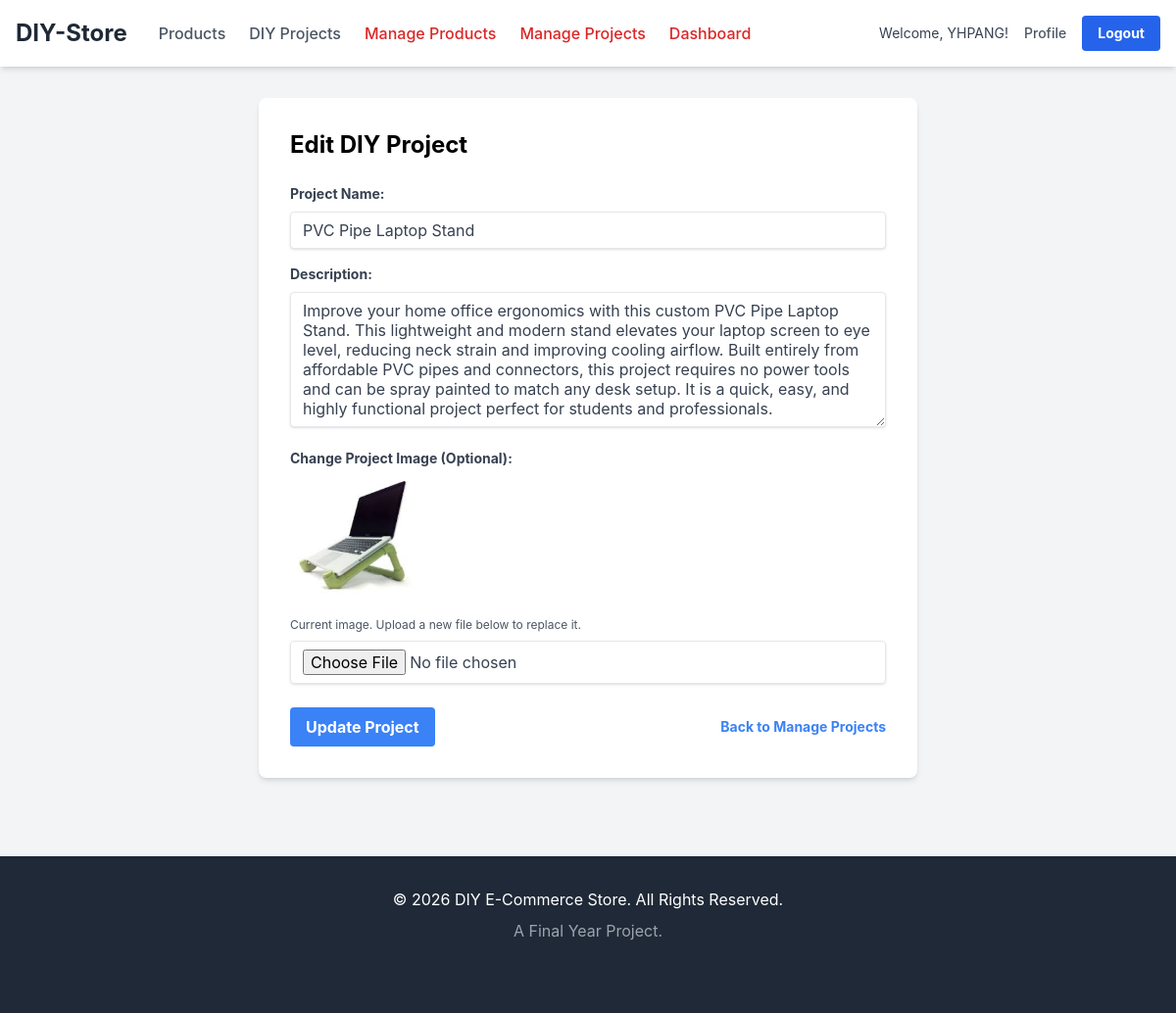
/admin/edit_project.php?id=4 (signed in), run on the app's committed database.
### tables this page shows
CREATE TABLE `project` (
  `project_id` int(11) NOT NULL,
  `project_name` varchar(150) NOT NULL,
  `project_image` varchar(255) DEFAULT NULL,
  `description` text DEFAULT NULL
);

### _base.php (called while the page is built, shortened)
<?php
function is_post() {
    return $_SERVER['REQUEST_METHOD'] == 'POST';
}
function get($key, $default = null) {
    return $_GET[$key] ?? $default;
}
function e($value) {
    return htmlspecialchars($value ?? '', ENT_QUOTES, 'UTF-8');
}
?>

### admin/edit_project.php (the view, shortened to what this page needs)
<?php
require_once '../_base.php';
global $_err;
$project = null;
$project_id = get('id');
$conn = db_connect();
if (is_post()) {
    $project_name = post('project_name');
    $description = post('description');
    $image = get_file('project_image');
    if (!$project_name) $_err['project_name'] = 'Project name is required.';
    if ($image && !in_array($image->type, ['image/jpeg', 'image/png', 'image/gif', 'image/webp'])) {
        $_err['project_image'] = 'Invalid file type. Please upload a JPG, PNG, GIF, or WEBP image.';
    }
    if (empty($_err)) {
        $stmt_old = $conn->prepare("SELECT project_image FROM Project WHERE project_id = ?");
        $stmt_old->bind_param("i", $project_id);
        $stmt_old->execute();
        $old_image_path = $stmt_old->get_result()->fetch_assoc()['project_image'];
        $stmt_old->close();
        $db_image_path = $old_image_path;
        if ($image) {
            $image_filename = save_photo($image, '../uploads/project_images');
            $db_image_path = 'uploads/project_images/' . $image_filename;
            if ($old_image_path && file_exists('../' . $old_image_path)) {
                unlink('../' . $old_image_path);
            }
        }
        $stmt = $conn->prepare("UPDATE Project SET project_name = ?, description = ?, project_image = ? WHERE project_id = ?");
        $stmt->bind_param("sssi", $project_name, $description, $db_image_path, $project_id);
        if ($stmt->execute()) {
            flash('success', 'Project updated successfully!');
            redirect('/FYP/admin/manage_projects.php');
        } else {
            flash('error', 'Database error: ' . $stmt->error);
        }
        $stmt->close();
    }
    $project['project_name'] = post('project_name');
    $project['description'] = post('description');
} else {
    $stmt = $conn->prepare("SELECT * FROM Project WHERE project_id = ?");
    $stmt->bind_param("i", $project_id);
    $stmt->execute();
    $result = $stmt->get_result();
    $project = $result->fetch_assoc();
}
require_once '../_head.php';
?>
<div class="w-full max-w-2xl mx-auto bg-white p-8 rounded-lg shadow-md">
    <h1 class="text-2xl font-bold mb-6">Edit DIY Project</h1>
    <form method="POST" action="edit_project.php?id=<?= e($project_id) ?>" enctype="multipart/form-data">
        <div class="mb-4">
            <label for="project_name" class="block text-gray-700 text-sm font-bold mb-2">Project Name:</label>
            <input type="text" id="project_name" name="project_name" value="<?= e($project['project_name']) ?>"
                   class="shadow appearance-none border rounded w-full py-2 px-3 text-gray-700 leading-tight focus:outline-none focus:shadow-outline <?= isset($_err['project_name']) ? 'border-red-500' : '' ?>">
        </div>
        <div class="mb-4">
            <label for="description" class="block text-gray-700 text-sm font-bold mb-2">Description:</label>
            <textarea id="description" name="description" rows="6"
                      class="shadow appearance-none border rounded w-full py-2 px-3 text-gray-700 leading-tight focus:outline-none focus:shadow-outline"><?= e($project['description']) ?></textarea>
        </div>
        <div class="mb-6">
            <label for="project_image" class="block text-gray-700 text-sm font-bold mb-2">Change Project Image (Optional):</label>
            <?php if (!empty($project['project_image']) && !is_post()):  ?>
                <img src="../<?= e($project['project_image']) ?>" alt="Current Image" class="w-32 h-32 object-cover rounded-md mb-4">
                <p class="text-xs text-gray-600 mb-2">Current image. Upload a new file below to replace it.</p>
            <?php endif; ?>
            <input type="file" id="project_image" name="project_image"
                   class="shadow appearance-none border rounded w-full py-2 px-3 text-gray-700 leading-tight focus:outline-none focus:shadow-outline">
        </div>
        <div class="flex items-center justify-between">
            <button type="submit" class="bg-blue-500 hover:bg-blue-700 text-white font-bold py-2 px-4 rounded focus:outline-none focus:shadow-outline">
                Update Project
            </button>
            <a href="manage_projects.php" class="inline-block align-baseline font-bold text-sm text-blue-500 hover:text-blue-800">
                Back to Manage Projects
            </a>
        </div>
    </form>
</div>
<?php
require_once '../_foot.php';
?>

### data on the page
project: project_name "PVC Pipe Laptop Stand", description "Improve your home office ergonomics with this custom PVC Pipe Laptop Stand. This lightweight and modern stand elevates your laptop screen to eye level, reducing neck strain and improving cooling airflow. Built entirely from affordable PVC pipes and connectors, this project requires no power tools and can be spray painted to match any desk setup. It is a quick, easy, and highly functional project perfect for students and professionals.", project_image (picture)

### other printed values
$_user->username "YHPANG"
